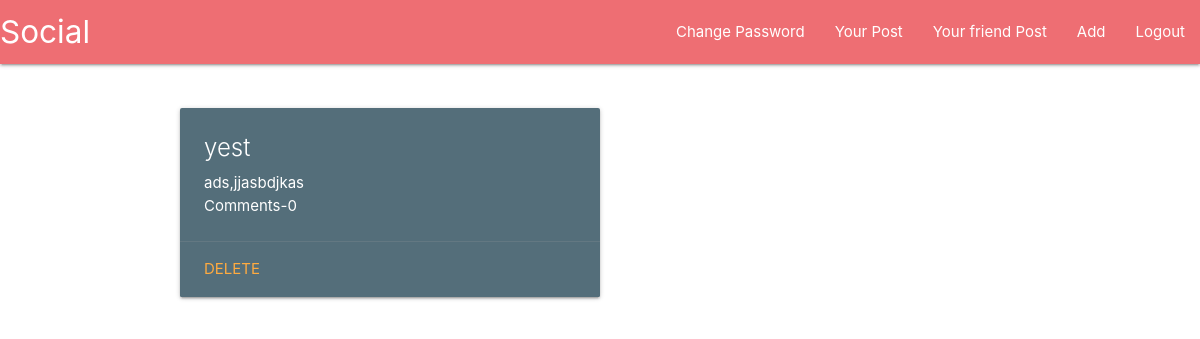
/wall/ (signed in), run on an earlier commit of the app's database.
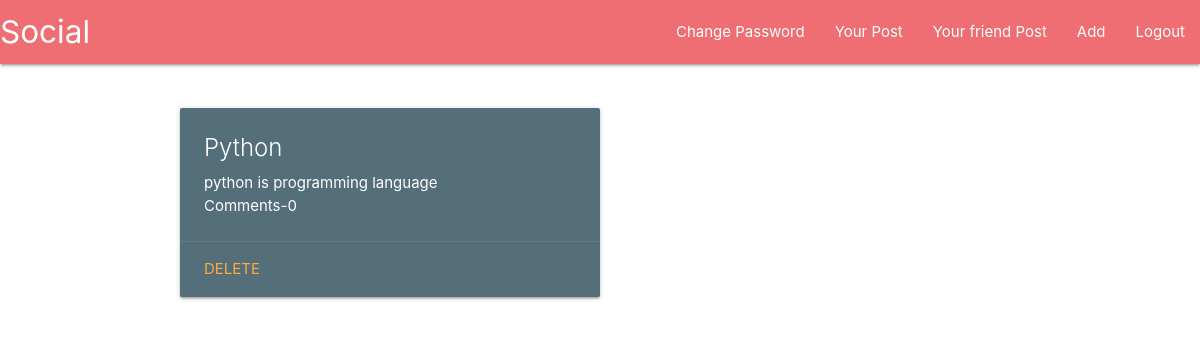
And on a later commit of the database.
### reminderlist/models.py (models this page shows)
class Post(models.Model):
    user = models.ForeignKey(User,on_delete=models.CASCADE,default=1,related_name='user')
    title = models.CharField(max_length=1024)
    description = models.TextField()
    likes = models.ManyToManyField(User,related_name='post_like')
    def __str__(self):
        return self.title

### reminderlist/views.py (the view)
# urls.py: path('wall/',views.wall,name='wall'),
@login_required(login_url='/auth/login')
def wall(request):
    posts = models.Post.objects.all()
    a=[]
    for post in posts:
        if post.user.id==request.user.id:
            a.append(post)
    if len(a)>0:
        context={
            "a":a
        }
    else:
        b="Oops! there is nothing to show"
        context={
            "a":a,
            "b":b
        }
    return render(request,'social/wall.html',context)

### templates/social/wall.html (shortened to what this page needs)
{% extends 'base.html' %}
{% block content %}
<div class="row">
    <div class="col s12 m6">
        <ul>
            {% for item in a %}
                <div class="card blue-grey darken-1 row">
                    <div class="card-content white-text">
                        <div class="card-title"><li>{{item}}</li></div>
                        <p>{{ item.description }}</p>
                        <p>Comments-{{item.comment_set.count}}</p>
                        </div>
                        <div class="card-action">
                        <a href="{% url 'delete_activity' item.id %}">Delete</a>
                    </div>
                </div>
            {% endfor %}
        </ul>
    </div>
  </div>
{% endblock %}

What changed in the data, as far as the page shows it:
removed Post: title "yest", description "ads,jjasbdjkas", comment_set.count "0"
added Post: title "Python", description "python is programming language", comment_set.count "0"
